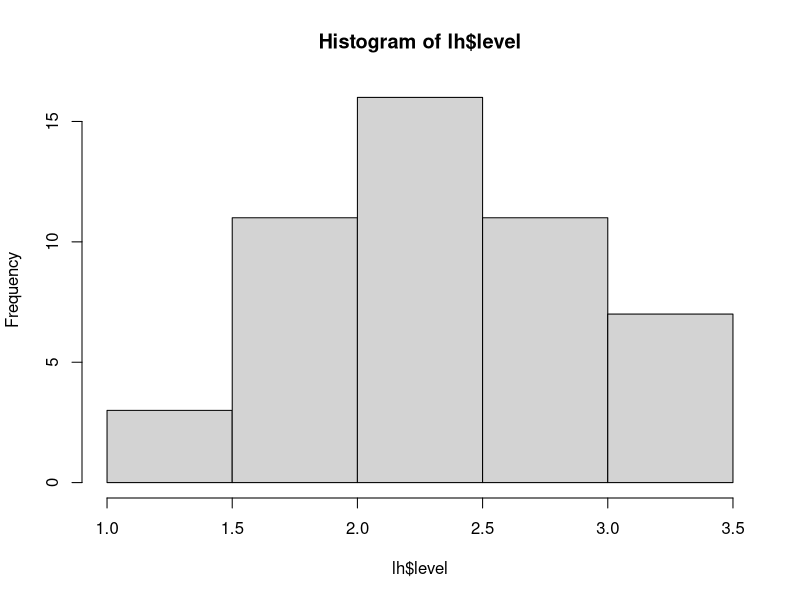
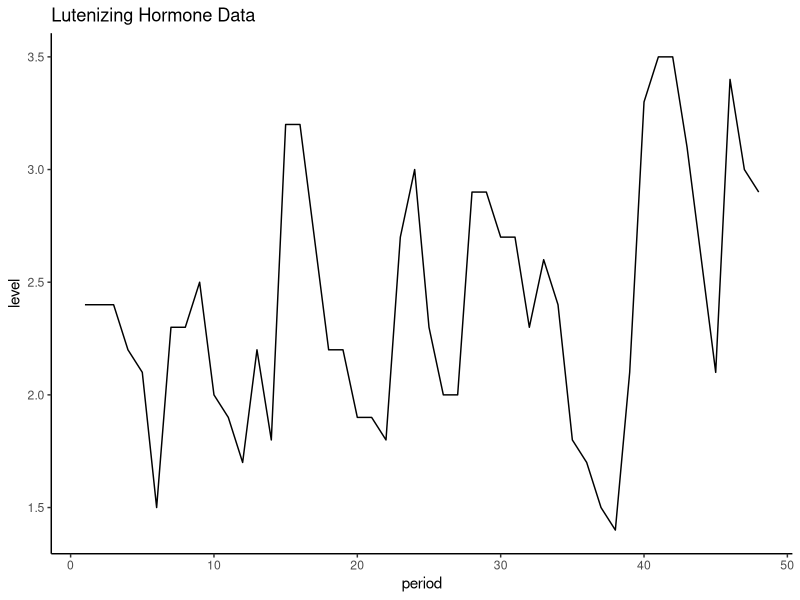
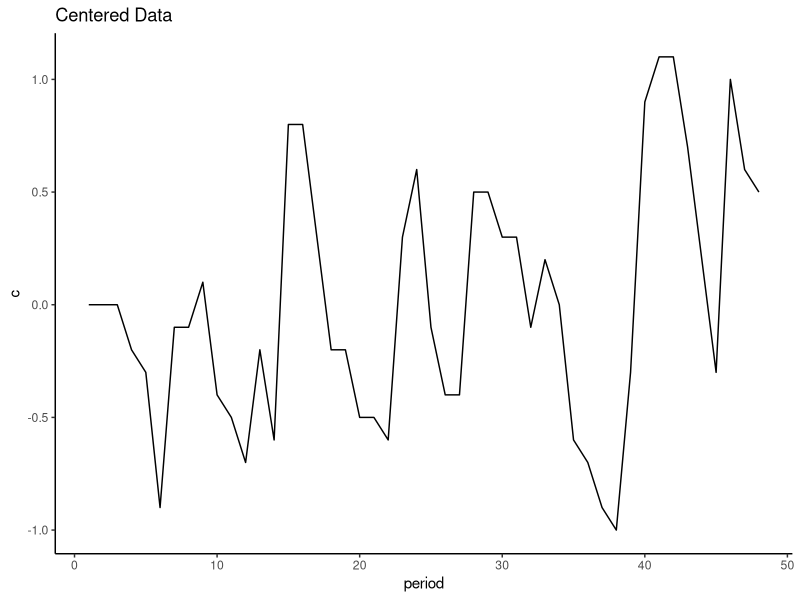
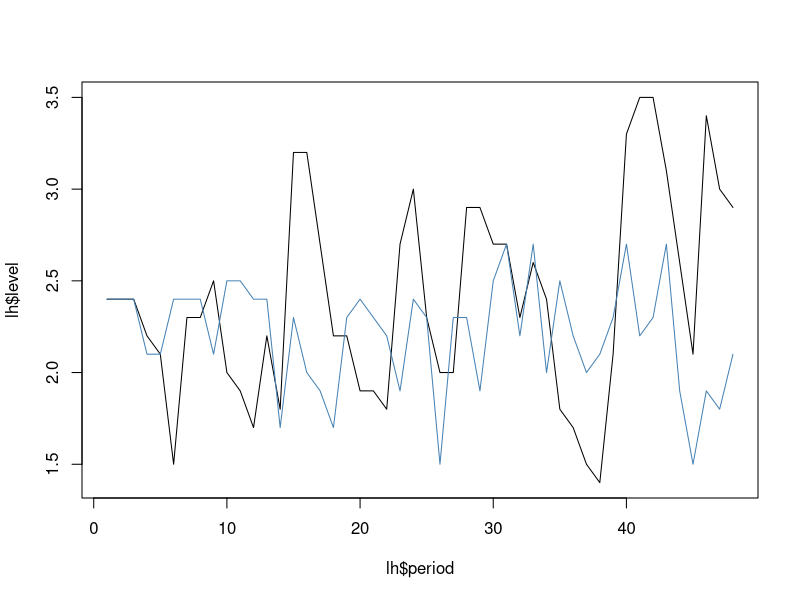
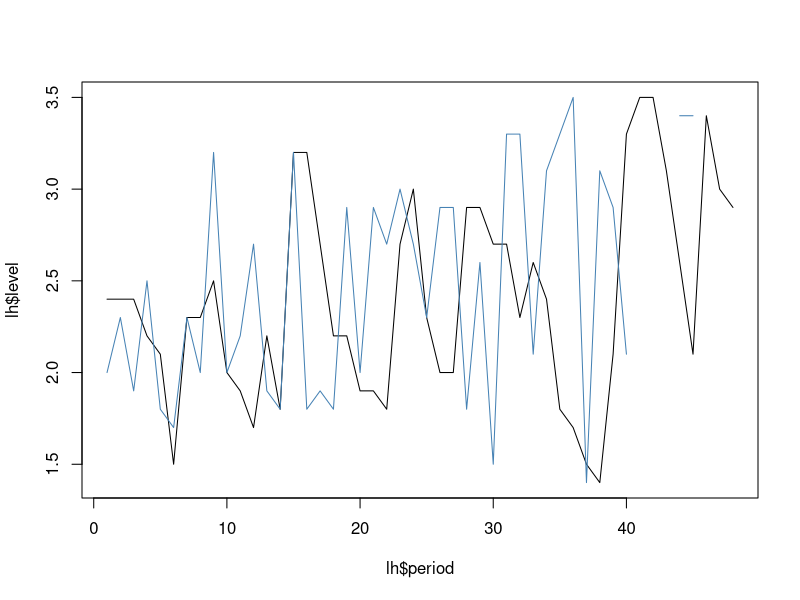
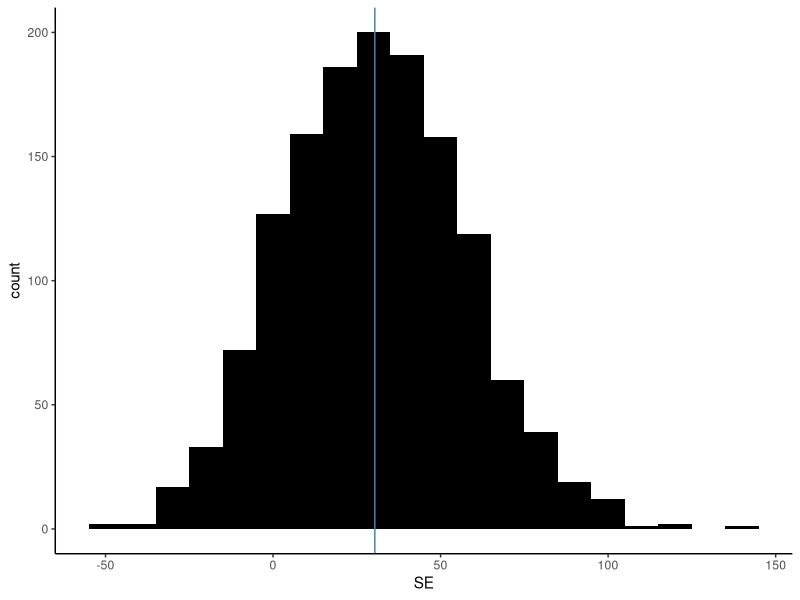

Recreate these plots in R, in order.
## ---- chunk 1
lh <- read.csv("hormone_data.csv", header = TRUE)
hist(lh$level)
## ---- chunk 2

require(ggplot2)
ggplot(lh, aes(period, level)) + geom_line(col="black") + theme_classic() + labs(title = "Lutenizing Hormone Data")
## ---- chunk 3
lhc <- lh$level - mean(lh$level) 
lh$c = lhc #defining the new z(t) as y(t) - mean(y) and adding it to the existing data frame
ggplot(lh, aes(period, c)) + geom_line(col="black") + theme_classic() + labs(title = "Centered Data") #plot z
## ---- chunk 4
Z = data.frame("t1" = c(lh$c[1:47]), "t2" = c(lh$c[2:48]))
bvals<- seq(-1,1, by=0.001)
#not sure where to go from here

## ---- chunk 5
mu = mean(lh$level)
beta = 0.586 #This is the beta estimate given in Efron and Tibshirani
e = (Z$t2) - beta*(Z$t1) #create the estimated value of espilon for each t
#I'm not sure where to go from here
## ---- chunk 6
size = 3

data=NULL
blocks=NULL
for (i in 1:length(lh$level/size)){
  block = lh$level[i:(i+(size-1))]
  blocks = append(blocks,block)
  s = sample(blocks, 1)
  data = append(data,s)
}

par(mfrow=c(1,1))
plot(lh$period, lh$level, type="l")
points(lh$period, data, type="l", col="steelblue")
## ---- chunk 7
size2 = 10

data2=NULL
for (i in 1:length(lh$level)){
  block2 = lh$level[i:(i+(size2-1))]
  s2 = sample(block2,1)
  data2 = append(data2,s2)
}

par(mfrow=c(1,1))
plot(lh$period, lh$level, type="l")
points(lh$period, data2, type="l", col="steelblue")
## ---- chunk 8
z<-c(94, 197, 16, 38, 99, 141, 23)
y<-c(52, 104, 146, 10, 51, 30, 40, 27, 46)
## ---- chunk 9
theta = mean(z) - mean(y)
theta
## ---- chunk 10
meanz<-NULL
meany<-NULL
thetabs<-NULL
for (i in 1:1400){
  bootz = sample (z, 7, replace = TRUE)
  booty = sample (y, 9, replace = TRUE)
  meanz = append (meanz, mean(bootz))
  meany = append (meany, mean(booty))
  thetabs = append (thetabs, mean(bootz)-mean(booty))
}

se <- sqrt(sum((thetabs-theta)^2)/1399)
## ---- chunk 11
se
## ---- chunk 12
mean(thetabs)/se
## ---- chunk 13
require(ggplot2)
seplot <-data.frame(thetabs)
names(seplot) = "SE"
mean = mean(seplot$SE)
ggplot(seplot, aes(SE)) + geom_histogram(fill="black", binwidth=10) + theme_classic() + geom_vline(xintercept=mean, col="steelblue")
